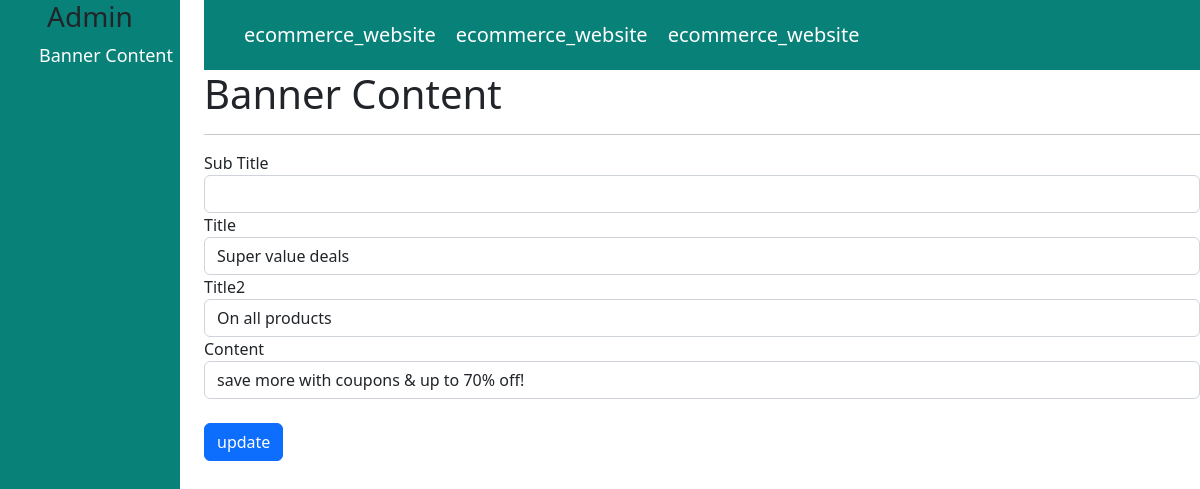
Page /dashboard/banner.php on the committed database.
### tables this page shows
CREATE TABLE `hero` (
  `id` int(11) NOT NULL,
  `sub_title` varchar(255) NOT NULL,
  `title` varchar(255) NOT NULL,
  `title2` varchar(255) NOT NULL,
  `content` varchar(255) NOT NULL,
  `img` text NOT NULL
);

### dashboard/banner.php (the view, shortened to what this page needs)
<!DOCTYPE html>
<html lang="en">
<head>
    <link rel="stylesheet" href="https://cdn.jsdelivr.net/npm/bootstrap@5.2.3/dist/css/bootstrap.min.css">
</head>
<body>
    <?php
    $hostname = 'localhost';
    $username = 'root';
    $password = '';
    $dbname = 'e-com';
    $connection = mysqli_connect($hostname,$username,$password,$dbname);
    ?>
    <div class="container-fluid p-0">
        <div class="row">
            <div class="col-xl-2">
                <div class="sidebar">
                    <h3>Admin</h3>
                    <ul>
                        <li>
                            <a href="dashboard/banner.php">Banner Content</a>
                        </li>
                    </ul>
                </div>
            </div>
            <div class="col-xl-10">
                <div class="content">
                    <ul class="nav">
                        <li>
                            <a href="#">ecommerce_website</a>
                        </li>
                        <li>
                            <a href="#">ecommerce_website</a>
                        </li>
                        <li>
                            <a href="#">ecommerce_website</a>
                        </li>
                    </ul>
                    <h1>Banner Content</h1>
                    <hr>
                    <?php
                        $sql = "select*from hero";
                        $result = $connection->query($sql);
                        $row = mysqli_fetch_array($result);
                    ?>
                    <form action="dashboard/banner_update.php" method="POST">
                        <label for="">Sub Title</label>
                        <input type="text" class="form-control" value="<?php echo $row['subtitle']; ?>" name="subtitle" required>
                        <label for="">Title</label>
                        <input type="text" class="form-control" value="<?php echo $row['title']; ?>"name="title" required>
                        <label for="">Title2</label>
                        <input type="text" class="form-control" value="<?php echo $row['title2']; ?>" name="title2" required>
                        <label for="">Content</label>
                        <input type="text" class="form-control" value="<?php echo $row['content']; ?>" name="content" required>
                        <br>
                        <input type="submit" value="update" class="btn btn-primary">
                    </form>
                </div>
            </div>
        </div>
    </div>
</body>
</html>

### dashboard/banner.php (style rules this page uses)
body { background:#ffffff; }
.sidebar { background: #088178; height: 100vh; text-align:center; }
.sidebar li { list-style:none; }
.sidebar li a { color:#fff; text-decoration:none; font-size:18px; }
.nav { background: #088178; padding:20px; }
.nav li { margin-left:20px; }
.nav li a { font-size:20px; color:#fff; text-decoration:none; }

### rows in the picture
hero: title "Super value deals", title2 "On all products", content "save more with coupons & up to 70% off!"
